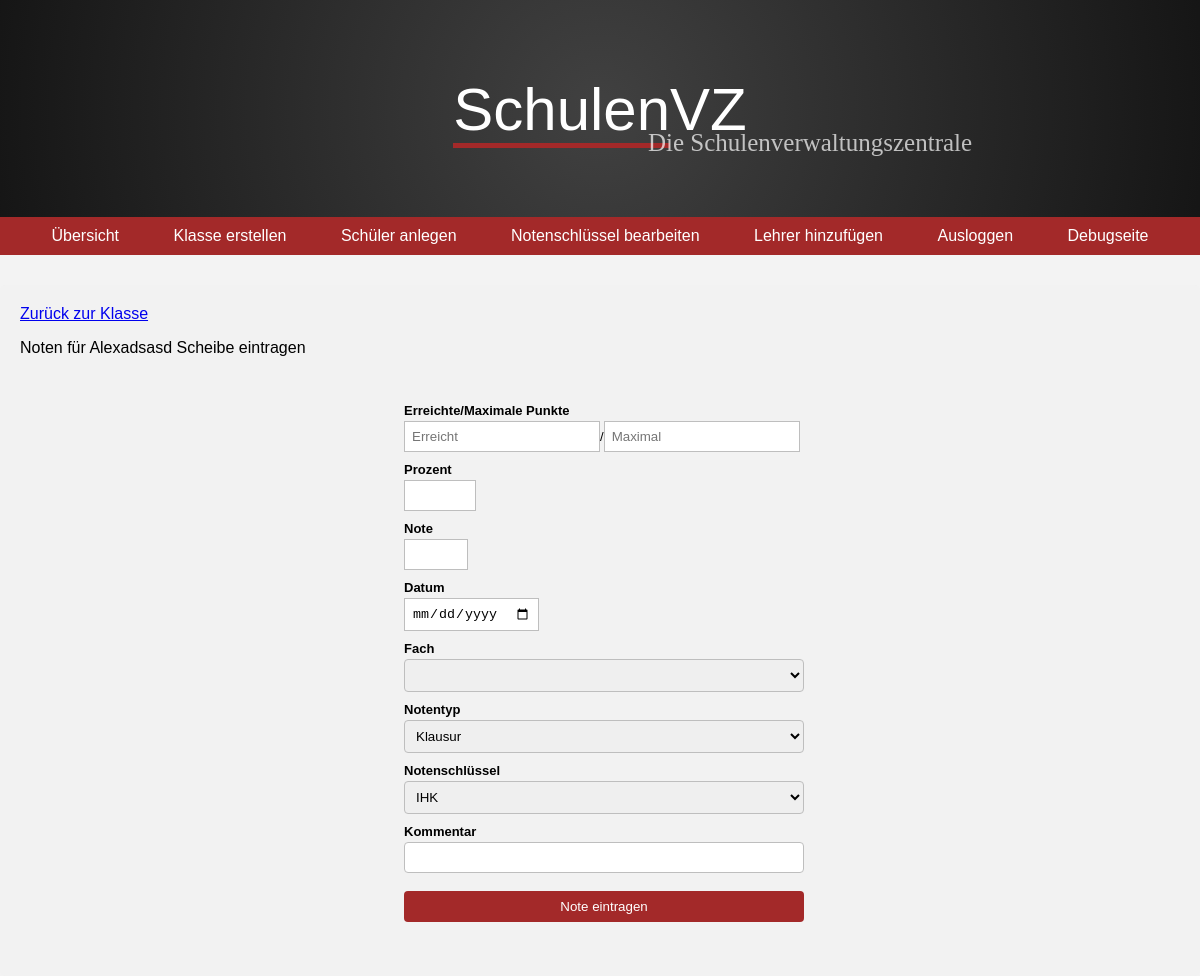
The app's page /newGrade.php?id=4, older data.
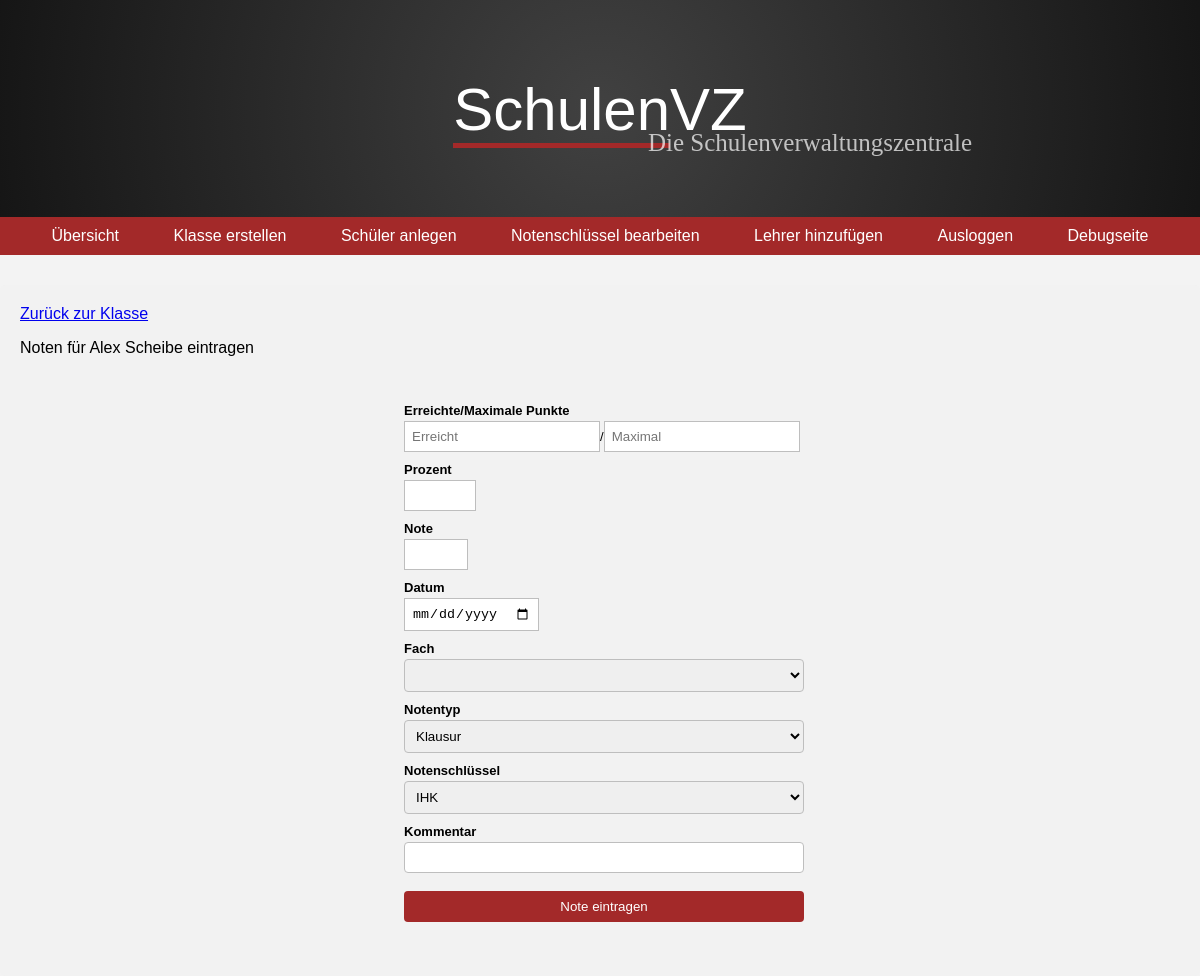
The same page, newer data.
### tables this page shows
CREATE TABLE `schueler` (
  `id_Schueler` int(11) NOT NULL,
  `Vorname` varchar(45) NOT NULL,
  `Nachname` varchar(45) NOT NULL,
  `Geburtsdatum` date NOT NULL,
  `Kurs_id_Kurs` int(11) DEFAULT NULL
);

### newGrade.php (the view, shortened to what this page needs)
<?php
include_once 'files_lp/ui/header.php';
if (isset($_GET))
{
    $id = $_GET["id"];
}
$PDO = DB::load(DBHOST, DBNAME, DBUSERNAME, DBPASSWORD);
$sql = "SELECT Vorname, Nachname FROM schueler
        WHERE id_Schueler = ?";
$pre = $PDO->prepare($sql);
$pre->execute(array($id));
$result = $pre->fetchAll(PDO::FETCH_ASSOC);
?>
<div class="centerThis">
    <a href="index.php?id=<?= $class ?>">Zurück zur Klasse <?= $class ?></a>
    <p>Noten für <?= $result[0]['Vorname'] ?> <?= $result[0]['Nachname']?> eintragen</p>
    <form method="post" action="">
        <ul class="form-style-1">
            <li><label>Erreichte/Maximale Punkte</label><input type="number" required step="0.5" id="scored" name="scored" class="field-divided calc" placeholder="Erreicht" />/<input type="number" step="0.5" id="max" name="max" class="field-divided calc" placeholder="Maximal" /></li>
            <li>
                <label for="name">Prozent</label>
                <input type="number" min="0" max="100" name="percent" required autocomplete="off" id="percent">
            </li>
            <li>
                <label for="name">Note</label>
                <input type="number" min="1" max="15" name="grade" required autocomplete="off" id="grade">
            </li>
            <li>
                <label for="name">Datum</label>
                <input type="date" name="date" autocomplete="off" required id="date">
            </li>
            <li>
                <label for="name">Fach</label>
                <select name="course" required id="course">
                </select>
            </li>
            <li>
                <label for="name">Notentyp</label>
                <select name="gradeType" required id="gradeType">
                    <?php
                    try {
                        $sqlGrade = "SELECT idNotenTyp, NotenTyp FROM notentyp";
                        foreach ($PDO->query($sqlGrade) as $row) {
                            echo "<option value='".$row['idNotenTyp']."'>".$row['NotenTyp']."</option>";
                        }
                    }
                    catch (Exception $e)
                    {
                        echo $e->getCode();
                        echo $e->getMessage();
                    }
                    ?>
                </select>
            </li>
            <li>
                <label for="name">Notenschlüssel</label>
                <select name="gradeKey" required id="gradeKey">
                    <?php
                    try {
                        $sqlGrade = "SELECT idNotenschluesselTyp, SchlusselName FROM notenschluesseltyp";
                        foreach ($PDO->query($sqlGrade) as $row) {
                            echo "<option value='".$row['idNotenschluesselTyp']."'>".$row['SchlusselName']."</option>";
                        }
                    }
                    catch (Exception $e)
                    {
                        echo $e->getCode();
                        echo $e->getMessage();
                    }
                    ?>
                </select>
            </li>
            <li>
                <label for="name">Kommentar</label>
                <input type="text" name="comment" autocomplete="off" pattern="^[A-Za-z][A-Za-z0-9,:%/ ÄäÜüÖö]*$" id="comment">
            </li>
            <li>
                <input type="submit" name="submit" value="Note eintragen" >
            </li>
        </ul>
    </form>
</div>

Row changes from the older to the newer data that the page shows:
changed schueler "Scheibe": Vorname "Alexadsasd" → "Alex"
